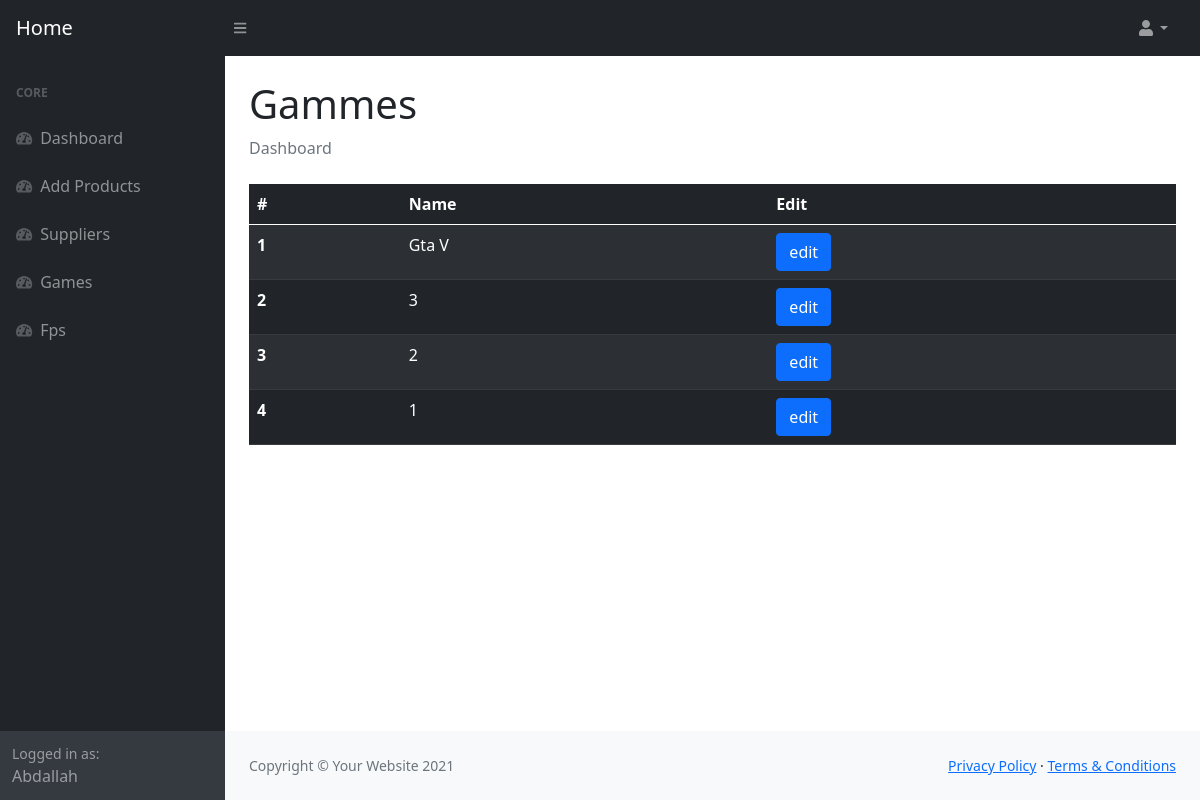
Screenshot of /games/ (signed in) with the database file from the repository.
### Tech_Parts/models.py (models this page shows, shortened)
class Games(models.Model):
    name=models.CharField(max_length=50)
    gamer_high_end=models.PositiveIntegerField(default=0)
    gamer_medium=models.PositiveIntegerField(default=0)
    gamer_low_end=models.PositiveIntegerField(default=0)
    li=models.CharField(max_length=100)

### Tech_Parts/views.py (the view)
# urls.py: path("games/",views.gammes,name="gammes"),
def gammes(request):
    if not request.user.is_superuser:
        messages.error(request,"you dont have permission to add products")
        return redirect(reverse("home:home"))
    gammes=Games.objects.all()
    context={"gammes":gammes}
    return render(request,"dashboard/gammes.html",context)

### templates/dashboard/gammes.html (shortened to what this page needs)
{% load static %}
<!DOCTYPE html>
<html lang="en">
    <head>
        <link href="https://cdn.jsdelivr.net/npm/simple-datatables@latest/dist/style.css" rel="stylesheet" />
        <link href="{% static 'dashboard/css/styles.css'  %}" rel="stylesheet" />
    </head>
    <body class="sb-nav-fixed">
        <nav class="sb-topnav navbar navbar-expand navbar-dark bg-dark">
            <a class="navbar-brand ps-3" href="{% url 'home:home' %}">Home</a>
            <button class="btn btn-link btn-sm order-1 order-lg-0 me-4 me-lg-0" id="sidebarToggle" href="#!"><i class="fas fa-bars"></i></button>
            <ul class="navbar-nav ms-auto ms-md-0 me-3 me-lg-4">
                <li class="nav-item dropdown">
                    <a class="nav-link dropdown-toggle" id="navbarDropdown" href="#" role="button" data-bs-toggle="dropdown" aria-expanded="false"><i class="fas fa-user fa-fw"></i></a>
                </li>
            </ul>
        </nav>
        <div id="layoutSidenav">
            <div id="layoutSidenav_nav">
                <nav class="sb-sidenav accordion sb-sidenav-dark" id="sidenavAccordion">
                    <div class="sb-sidenav-menu">
                        <div class="nav">
                            <div class="sb-sidenav-menu-heading">Core</div>
                            <a class="nav-link" href="{% url 'home:dashboard' %}">
                                <div class="sb-nav-link-icon"><i class="fas fa-tachometer-alt"></i></div>
                                Dashboard
                            </a>
                            <a class="nav-link" href="{% url 'home:add' %}">
                                <div class="sb-nav-link-icon"><i class="fas fa-tachometer-alt"></i></div>
                                Add Products
                            </a>
                            <a class="nav-link" href="{% url 'home:suppliers' %}">
                                <div class="sb-nav-link-icon"><i class="fas fa-tachometer-alt"></i></div>
                                Suppliers
                            </a>
                            <a class="nav-link" href="{% url 'home:gammes' %}">
                                <div class="sb-nav-link-icon"><i class="fas fa-tachometer-alt"></i></div>
                               Games
                            </a>
                            <a class="nav-link" href="{% url 'home:fps' %}">
                                <div class="sb-nav-link-icon"><i class="fas fa-tachometer-alt"></i></div>
                               Fps
                            </a>
                        </div>
                    </div>
                    <div class="sb-sidenav-footer">
                        <div class="small">Logged in as:</div>
                        {{request.user|title}}
                    </div>
                </nav>
            </div>
            <div id="layoutSidenav_content">
                <main>
                    <div class="container-fluid px-4">
                        <h1 class="mt-4">Gammes</h1>
                        <ol class="breadcrumb mb-4">
                            <li class="breadcrumb-item active">Dashboard</li>
                        </ol>
                        <div >
                            <table class="table table-striped table-dark" >
                                <thead>
                                  <tr>
                                    <th scope="col">#</th>
                                    <th scope="col">Name</th>
                                    <th scope="col">Edit</th>
                                  </tr>
                                </thead>
                                <tbody>
                                    {% for i in gammes %}
                                  <tr>
                                    <th scope="row">{{forloop.counter}}</th>
                                    <td>{{i.name}}</td>
                                    <td> <a href="{% url 'home:gammes_edit' slug=i.name %}" type="button" class="btn btn-primary">
                                       edit
                                       </a></td>
                                  </tr>
                                  {% endfor %}
                                </tbody>
                              </table>
                        </div>
                    </div>
                </main>
                <footer class="py-4 bg-light mt-auto">
                    <div class="container-fluid px-4">
                        <div class="d-flex align-items-center justify-content-between small">
                            <div class="text-muted">Copyright &copy; Your Website 2021</div>
                            <div>
                                <a href="#">Privacy Policy</a>
                                &middot;
                                <a href="#">Terms &amp; Conditions</a>
                            </div>
                        </div>
                    </div>
                </footer>
            </div>
        </div>
    </body>
</html>

### rows the page displays
Games: name "Gta V"
Games: name "3"
Games: name "2"
Games: name "1"

### other values shown
{{ request.user|title }} "Abdallah"
